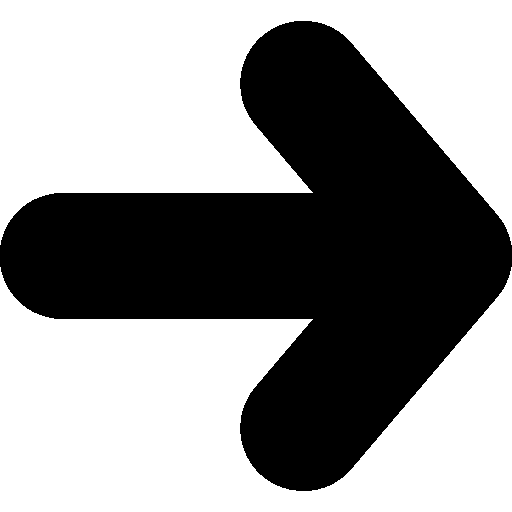
#> input picture resources/right-arrow.png, 512 x 512 px; its folder holds only this picture in this run
$ python -i Watershed.py   (imports and definitions only)
#> lines starting #> are read from the running program, lines starting #| are printed output that depends on the picture; after the words box and inside, x2 and y2 are one past the last pixel; in counts of white or black regions, pixels touching at a corner belong together
#> further down, picture is the input picture: shape (512, 512, 3); 58% white; 1 black region, box (x1, y1, x2, y2) and area: (0, 21, 512, 491) 110162
import numpy as np
import cv2 as cv

def clear_border(array): # for this, assume square image (im tired)
    def floodfill(x, y):
        stack = [(x, y)] # emulate a stack
        while stack:
            cx, cy = stack.pop()
            if(cx < 0 or cx >= array.shape[0]): continue
            if(cy < 0 or cy >= array.shape[1]): continue
            if(array[cx][cy] == 0): continue # no component here
            array[cx][cy] = 0

            stack.append((cx+1, cy))
            stack.append((cx-1, cy))
            stack.append((cx, cy+1))
            stack.append((cx, cy-1))
    w = array.shape[0]
    for idx in range(w):
        floodfill(idx, 0)
        floodfill(idx, array.shape[1]-1)
        floodfill(0, idx)
        floodfill(array.shape[0]-1, idx)

    return array

def watershed_algorithm(img):
    img_gray = img[:, :, 1]
    # Perform morphological operations
    # Morphological opening to remove noise (white dots) , erosion and then dilation
    # Morphological closing to remove small holes in object (dark holes), dilation and then erosion
    # dilation = expand
    # erosion = contract

    # morphological opening, remove noise in low intensity area
    kernel = np.ones((3, 3), np.uint8)

    # binary thresholding, where the threshold value is the weighted sum of pixel intensity in neighborhood minus C
    opening = cv.adaptiveThreshold(img_gray, 255, cv.ADAPTIVE_THRESH_GAUSSIAN_C, cv.THRESH_BINARY, 31, 5)
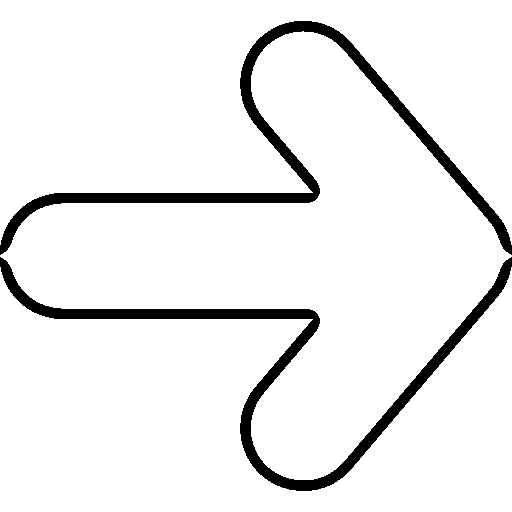
#> opening: shape (512, 512); 93.1% white; 2 black regions, box (x1, y1, x2, y2) and area: (0, 21, 512, 255) 9051, (0, 257, 512, 491) 9051
    opening = clear_border(opening) # remove any component touching the image border
#> opening: shape (512, 512); every value is 0

    # sure bg
    sure_bg = cv.dilate(opening, kernel, iterations=10) # dilate -> causes bright regions/regions with high intensity to expand

    # finding sure fg area
    dist_transform = cv.distanceTransform(opening, cv.DIST_L2, 5)
#> dist_transform: shape (512, 512) float32; every value is 0
    ret, sure_fg = cv.threshold(dist_transform, 0.5*dist_transform.max(), 255, 0)

    sure_fg = np.uint8(sure_fg) # we are sure these pixels belong to the foreground

    unknown = cv.subtract(sure_bg, sure_fg) # areas that are unknown if they belong to background or foreground

    ret, markers = cv.connectedComponents(sure_fg) # we will mark each connected component with a different color
#> ret = 1
    markers = markers+10 # shift labels by 10
#> markers: shape (512, 512) int32; every value is 10
    markers[unknown==255] = 0 # in pixels where unknown has intensity 255, set marker to 0 where 0 is the pixels that are undetermined
    # grow regions from connected components using watershed algorithm
    # basically: during region growing, when regions of different labels touch, a "watershed" border will be drawn between the touching regions.
    img_watershed = cv.watershed(img, markers)
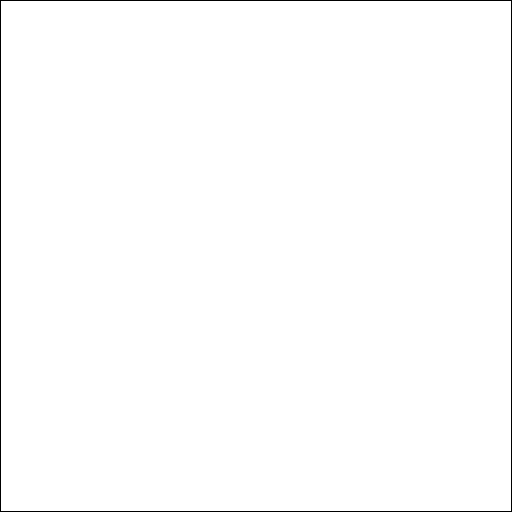
#> img_watershed: shape (512, 512) int32; values -1 (black) and 10 (white), 99.2% white; black in thin lines or dots

    return img_watershed

drawing = False
# [57 lines left out: function watershed, not called in this run]

>>> import cv2
>>> picture = cv2.imread('../resources/right-arrow.png')
>>> result = watershed_algorithm(picture)
